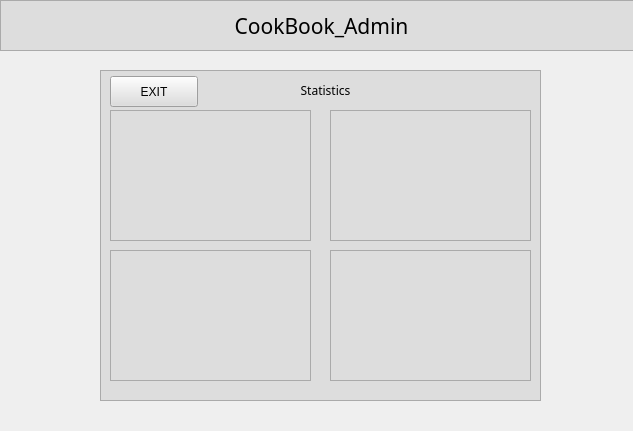
<?xml version="1.0" encoding="UTF-8"?>
<ui version="4.0">
 <class>adminWidget</class>
 <widget class="QFrame" name="adminWidget">
  <property name="geometry">
   <rect>
    <x>0</x>
    <y>0</y>
    <width>633</width>
    <height>431</height>
   </rect>
  </property>
  <property name="windowTitle">
   <string>CookBook | Admin mode</string>
  </property>
  <widget class="QFrame" name="frame">
   <property name="geometry">
    <rect>
     <x>0</x>
     <y>0</y>
     <width>641</width>
     <height>51</height>
    </rect>
   </property>
   <property name="styleSheet">
    <string notr="true">background-color: rgb(221, 221, 221);</string>
   </property>
   <property name="frameShape">
    <enum>QFrame::StyledPanel</enum>
   </property>
   <property name="frameShadow">
    <enum>QFrame::Raised</enum>
   </property>
   <widget class="QLabel" name="h1_adm">
    <property name="geometry">
     <rect>
      <x>16</x>
      <y>10</y>
      <width>611</width>
      <height>31</height>
     </rect>
    </property>
    <property name="font">
     <font>
      <family>Source Code Pro</family>
      <pointsize>16</pointsize>
      <weight>50</weight>
      <bold>false</bold>
     </font>
    </property>
    <property name="text">
     <string>CookBook_Admin</string>
    </property>
    <property name="alignment">
     <set>Qt::AlignCenter</set>
    </property>
   </widget>
  </widget>
  <widget class="QFrame" name="frame_2">
   <property name="geometry">
    <rect>
     <x>100</x>
     <y>70</y>
     <width>441</width>
     <height>331</height>
    </rect>
   </property>
   <property name="styleSheet">
    <string notr="true">background-color: rgb(221, 221, 221);</string>
   </property>
   <property name="frameShape">
    <enum>QFrame::StyledPanel</enum>
   </property>
   <property name="frameShadow">
    <enum>QFrame::Raised</enum>
   </property>
   <widget class="QPushButton" name="pushButton">
    <property name="geometry">
     <rect>
      <x>60</x>
      <y>30</y>
      <width>301</width>
      <height>51</height>
     </rect>
    </property>
    <property name="font">
     <font>
      <family>Source Code Pro</family>
     </font>
    </property>
    <property name="text">
     <string>Edit Tables</string>
    </property>
   </widget>
   <widget class="QPushButton" name="pushButton_2">
    <property name="geometry">
     <rect>
      <x>60</x>
      <y>100</y>
      <width>301</width>
      <height>51</height>
     </rect>
    </property>
    <property name="font">
     <font>
      <family>Source Code Pro</family>
     </font>
    </property>
    <property name="text">
     <string>Command prompt</string>
    </property>
   </widget>
   <widget class="QPushButton" name="pushButton_3">
    <property name="geometry">
     <rect>
      <x>60</x>
      <y>170</y>
      <width>301</width>
      <height>51</height>
     </rect>
    </property>
    <property name="font">
     <font>
      <family>Source Code Pro</family>
     </font>
    </property>
    <property name="text">
     <string>Statistics</string>
    </property>
   </widget>
   <widget class="QPushButton" name="exit_adm_btn">
    <property name="geometry">
     <rect>
      <x>60</x>
      <y>240</y>
      <width>301</width>
      <height>51</height>
     </rect>
    </property>
    <property name="font">
     <font>
      <family>Source Code Pro</family>
     </font>
    </property>
    <property name="text">
     <string>Exit</string>
    </property>
   </widget>
   <widget class="QFrame" name="edit_tables_frame">
    <property name="geometry">
     <rect>
      <x>0</x>
      <y>0</y>
      <width>441</width>
      <height>331</height>
     </rect>
    </property>
    <property name="frameShape">
     <enum>QFrame::StyledPanel</enum>
    </property>
    <property name="frameShadow">
     <enum>QFrame::Raised</enum>
    </property>
    <widget class="QPushButton" name="meal_table_btn">
     <property name="geometry">
      <rect>
       <x>60</x>
       <y>10</y>
       <width>321</width>
       <height>61</height>
      </rect>
     </property>
     <property name="text">
      <string>Edit &quot;meal&quot;</string>
     </property>
    </widget>
    <widget class="QPushButton" name="category_btn">
     <property name="geometry">
      <rect>
       <x>60</x>
       <y>90</y>
       <width>321</width>
       <height>61</height>
      </rect>
     </property>
     <property name="text">
      <string>Edit &quot;category&quot;</string>
     </property>
    </widget>
    <widget class="QPushButton" name="pushButton_6">
     <property name="geometry">
      <rect>
       <x>60</x>
       <y>170</y>
       <width>321</width>
       <height>61</height>
      </rect>
     </property>
     <property name="text">
      <string>Edit &quot;ingredient&quot;</string>
     </property>
    </widget>
    <widget class="QPushButton" name="pushButton_7">
     <property name="geometry">
      <rect>
       <x>60</x>
       <y>250</y>
       <width>321</width>
       <height>61</height>
      </rect>
     </property>
     <property name="text">
      <string>Back</string>
     </property>
    </widget>
    <widget class="QFrame" name="meal_edit_frame">
     <property name="geometry">
      <rect>
       <x>0</x>
       <y>0</y>
       <width>451</width>
       <height>341</height>
      </rect>
     </property>
     <property name="frameShape">
      <enum>QFrame::StyledPanel</enum>
     </property>
     <property name="frameShadow">
      <enum>QFrame::Raised</enum>
     </property>
     <widget class="QTableView" name="meal_table_view">
      <property name="geometry">
       <rect>
        <x>10</x>
        <y>10</y>
        <width>421</width>
        <height>181</height>
       </rect>
      </property>
      <property name="font">
       <font>
        <family>Source Code Pro</family>
       </font>
      </property>
     </widget>
     <widget class="QLineEdit" name="meal_name">
      <property name="geometry">
       <rect>
        <x>10</x>
        <y>200</y>
        <width>141</width>
        <height>27</height>
       </rect>
      </property>
      <property name="font">
       <font>
        <family>Source Code Pro</family>
       </font>
      </property>
      <property name="alignment">
       <set>Qt::AlignCenter</set>
      </property>
      <property name="placeholderText">
       <string>meal_name</string>
      </property>
     </widget>
     <widget class="QLineEdit" name="meal_desc">
      <property name="geometry">
       <rect>
        <x>150</x>
        <y>200</y>
        <width>141</width>
        <height>27</height>
       </rect>
      </property>
      <property name="font">
       <font>
        <family>Source Code Pro</family>
       </font>
      </property>
      <property name="alignment">
       <set>Qt::AlignCenter</set>
      </property>
      <property name="placeholderText">
       <string>meal_desc</string>
      </property>
     </widget>
     <widget class="QLineEdit" name="meal_htc">
      <property name="geometry">
       <rect>
        <x>290</x>
        <y>200</y>
        <width>141</width>
        <height>27</height>
       </rect>
      </property>
      <property name="font">
       <font>
        <family>Source Code Pro</family>
       </font>
      </property>
      <property name="alignment">
       <set>Qt::AlignCenter</set>
      </property>
      <property name="placeholderText">
       <string>meal_htc</string>
      </property>
     </widget>
     <widget class="QPushButton" name="insert_meal">
      <property name="geometry">
       <rect>
        <x>150</x>
        <y>280</y>
        <width>131</width>
        <height>41</height>
       </rect>
      </property>
      <property name="font">
       <font>
        <family>Source Code Pro</family>
       </font>
      </property>
      <property name="text">
       <string>Insert meal</string>
      </property>
     </widget>
     <widget class="QPushButton" name="update_meal">
      <property name="geometry">
       <rect>
        <x>150</x>
        <y>230</y>
        <width>131</width>
        <height>41</height>
       </rect>
      </property>
      <property name="font">
       <font>
        <family>Source Code Pro</family>
       </font>
      </property>
      <property name="text">
       <string>Update meal</string>
      </property>
     </widget>
     <widget class="QPushButton" name="delete_meal">
      <property name="geometry">
       <rect>
        <x>290</x>
        <y>280</y>
        <width>141</width>
        <height>41</height>
       </rect>
      </property>
      <property name="font">
       <font>
        <family>Source Code Pro</family>
       </font>
      </property>
      <property name="text">
       <string>Delete meal</string>
      </property>
     </widget>
     <widget class="QPushButton" name="back_to_select_table">
      <property name="geometry">
       <rect>
        <x>290</x>
        <y>230</y>
        <width>141</width>
        <height>41</height>
       </rect>
      </property>
      <property name="font">
       <font>
        <family>Source Code Pro</family>
       </font>
      </property>
      <property name="text">
       <string>Back</string>
      </property>
     </widget>
     <widget class="QLineEdit" name="meal_id">
      <property name="geometry">
       <rect>
        <x>10</x>
        <y>260</y>
        <width>141</width>
        <height>27</height>
       </rect>
      </property>
      <property name="font">
       <font>
        <family>Source Code Pro</family>
        <weight>75</weight>
        <bold>true</bold>
       </font>
      </property>
      <property name="alignment">
       <set>Qt::AlignCenter</set>
      </property>
      <property name="placeholderText">
       <string>meal_id</string>
      </property>
     </widget>
     <widget class="QFrame" name="meal_edit_frame_2">
      <property name="geometry">
       <rect>
        <x>0</x>
        <y>0</y>
        <width>451</width>
        <height>341</height>
       </rect>
      </property>
      <property name="frameShape">
       <enum>QFrame::StyledPanel</enum>
      </property>
      <property name="frameShadow">
       <enum>QFrame::Raised</enum>
      </property>
      <widget class="QTableView" name="meal_table_view_2">
       <property name="geometry">
        <rect>
         <x>10</x>
         <y>10</y>
         <width>421</width>
         <height>181</height>
        </rect>
       </property>
       <property name="font">
        <font>
         <family>Source Code Pro</family>
        </font>
       </property>
      </widget>
      <widget class="QLineEdit" name="category_name">
       <property name="geometry">
        <rect>
         <x>260</x>
         <y>200</y>
         <width>151</width>
         <height>27</height>
        </rect>
       </property>
       <property name="font">
        <font>
         <family>Source Code Pro</family>
        </font>
       </property>
       <property name="text">
        <string/>
       </property>
       <property name="alignment">
        <set>Qt::AlignCenter</set>
       </property>
       <property name="placeholderText">
        <string>category_name</string>
       </property>
      </widget>
      <widget class="QPushButton" name="insert_category">
       <property name="geometry">
        <rect>
         <x>70</x>
         <y>280</y>
         <width>151</width>
         <height>41</height>
        </rect>
       </property>
       <property name="font">
        <font>
         <family>Source Code Pro</family>
        </font>
       </property>
       <property name="text">
        <string>Insert category</string>
       </property>
      </widget>
      <widget class="QPushButton" name="update_category">
       <property name="geometry">
        <rect>
         <x>70</x>
         <y>230</y>
         <width>151</width>
         <height>41</height>
        </rect>
       </property>
       <property name="font">
        <font>
         <family>Source Code Pro</family>
        </font>
       </property>
       <property name="text">
        <string>Update category</string>
       </property>
      </widget>
      <widget class="QPushButton" name="delete_category">
       <property name="geometry">
        <rect>
         <x>230</x>
         <y>280</y>
         <width>161</width>
         <height>41</height>
        </rect>
       </property>
       <property name="font">
        <font>
         <family>Source Code Pro</family>
        </font>
       </property>
       <property name="text">
        <string>Delete category</string>
       </property>
      </widget>
      <widget class="QPushButton" name="back_to_select_table_2">
       <property name="geometry">
        <rect>
         <x>230</x>
         <y>230</y>
         <width>161</width>
         <height>41</height>
        </rect>
       </property>
       <property name="font">
        <font>
         <family>Source Code Pro</family>
        </font>
       </property>
       <property name="text">
        <string>Back</string>
       </property>
      </widget>
      <widget class="QLineEdit" name="category_id">
       <property name="geometry">
        <rect>
         <x>40</x>
         <y>200</y>
         <width>141</width>
         <height>27</height>
        </rect>
       </property>
       <property name="font">
        <font>
         <family>Source Code Pro</family>
         <weight>75</weight>
         <bold>true</bold>
        </font>
       </property>
       <property name="alignment">
        <set>Qt::AlignCenter</set>
       </property>
       <property name="placeholderText">
        <string>category_id</string>
       </property>
      </widget>
      <widget class="QFrame" name="meal_edit_frame_3">
       <property name="geometry">
        <rect>
         <x>0</x>
         <y>0</y>
         <width>451</width>
         <height>341</height>
        </rect>
       </property>
       <property name="frameShape">
        <enum>QFrame::StyledPanel</enum>
       </property>
       <property name="frameShadow">
        <enum>QFrame::Raised</enum>
       </property>
       <widget class="QTableView" name="meal_table_view_3">
        <property name="geometry">
         <rect>
          <x>10</x>
          <y>10</y>
          <width>421</width>
          <height>181</height>
         </rect>
        </property>
        <property name="font">
         <font>
          <family>Source Code Pro</family>
         </font>
        </property>
       </widget>
       <widget class="QLineEdit" name="ingredient_name">
        <property name="geometry">
         <rect>
          <x>150</x>
          <y>200</y>
          <width>151</width>
          <height>27</height>
         </rect>
        </property>
        <property name="font">
         <font>
          <family>Source Code Pro</family>
         </font>
        </property>
        <property name="text">
         <string/>
        </property>
        <property name="alignment">
         <set>Qt::AlignCenter</set>
        </property>
        <property name="placeholderText">
         <string>ingredient_name</string>
        </property>
       </widget>
       <widget class="QPushButton" name="insert_ingredient">
        <property name="geometry">
         <rect>
          <x>20</x>
          <y>300</y>
          <width>181</width>
          <height>21</height>
         </rect>
        </property>
        <property name="font">
         <font>
          <family>Source Code Pro</family>
         </font>
        </property>
        <property name="text">
         <string>Insert ingredient</string>
        </property>
       </widget>
       <widget class="QPushButton" name="update_ingredient">
        <property name="geometry">
         <rect>
          <x>20</x>
          <y>270</y>
          <width>181</width>
          <height>21</height>
         </rect>
        </property>
        <property name="font">
         <font>
          <family>Source Code Pro</family>
         </font>
        </property>
        <property name="text">
         <string>Update ingredient</string>
        </property>
       </widget>
       <widget class="QPushButton" name="delete_ingredient">
        <property name="geometry">
         <rect>
          <x>230</x>
          <y>300</y>
          <width>191</width>
          <height>21</height>
         </rect>
        </property>
        <property name="font">
         <font>
          <family>Source Code Pro</family>
         </font>
        </property>
        <property name="text">
         <string>Delete ingredient</string>
        </property>
       </widget>
       <widget class="QPushButton" name="back_to_select_table_3">
        <property name="geometry">
         <rect>
          <x>230</x>
          <y>270</y>
          <width>191</width>
          <height>20</height>
         </rect>
        </property>
        <property name="font">
         <font>
          <family>Source Code Pro</family>
         </font>
        </property>
        <property name="text">
         <string>Back</string>
        </property>
       </widget>
       <widget class="QLineEdit" name="ingredient_id">
        <property name="geometry">
         <rect>
          <x>10</x>
          <y>200</y>
          <width>141</width>
          <height>27</height>
         </rect>
        </property>
        <property name="font">
         <font>
          <family>Source Code Pro</family>
          <weight>75</weight>
          <bold>true</bold>
         </font>
        </property>
        <property name="alignment">
         <set>Qt::AlignCenter</set>
        </property>
        <property name="placeholderText">
         <string>ingredient_id</string>
        </property>
       </widget>
       <widget class="QLineEdit" name="ingredient_cost_unit">
        <property name="geometry">
         <rect>
          <x>300</x>
          <y>200</y>
          <width>131</width>
          <height>27</height>
         </rect>
        </property>
        <property name="font">
         <font>
          <family>Source Code Pro</family>
         </font>
        </property>
        <property name="text">
         <string/>
        </property>
        <property name="alignment">
         <set>Qt::AlignCenter</set>
        </property>
        <property name="placeholderText">
         <string>ingredient_cu</string>
        </property>
       </widget>
       <widget class="QLineEdit" name="ingredient_nutval">
        <property name="geometry">
         <rect>
          <x>70</x>
          <y>230</y>
          <width>151</width>
          <height>27</height>
         </rect>
        </property>
        <property name="font">
         <font>
          <family>Source Code Pro</family>
         </font>
        </property>
        <property name="text">
         <string/>
        </property>
        <property name="alignment">
         <set>Qt::AlignCenter</set>
        </property>
        <property name="placeholderText">
         <string>ingredient_nutv</string>
        </property>
       </widget>
       <widget class="QLineEdit" name="cat_ingred">
        <property name="geometry">
         <rect>
          <x>220</x>
          <y>230</y>
          <width>151</width>
          <height>27</height>
         </rect>
        </property>
        <property name="font">
         <font>
          <family>Source Code Pro</family>
         </font>
        </property>
        <property name="text">
         <string/>
        </property>
        <property name="alignment">
         <set>Qt::AlignCenter</set>
        </property>
        <property name="placeholderText">
         <string>cat_ingredient</string>
        </property>
       </widget>
       <widget class="QFrame" name="frame_3">
        <property name="geometry">
         <rect>
          <x>0</x>
          <y>0</y>
          <width>441</width>
          <height>331</height>
         </rect>
        </property>
        <property name="frameShape">
         <enum>QFrame::StyledPanel</enum>
        </property>
        <property name="frameShadow">
         <enum>QFrame::Raised</enum>
        </property>
        <widget class="QLabel" name="cp_label">
         <property name="geometry">
          <rect>
           <x>120</x>
           <y>10</y>
           <width>201</width>
           <height>31</height>
          </rect>
         </property>
         <property name="font">
          <font>
           <family>Source Code Pro</family>
           <pointsize>14</pointsize>
          </font>
         </property>
         <property name="text">
          <string>Command prompt</string>
         </property>
         <property name="alignment">
          <set>Qt::AlignCenter</set>
         </property>
        </widget>
        <widget class="QLineEdit" name="cp_le">
         <property name="geometry">
          <rect>
           <x>50</x>
           <y>60</y>
           <width>351</width>
           <height>41</height>
          </rect>
         </property>
         <property name="font">
          <font>
           <family>Source Code Pro</family>
           <pointsize>9</pointsize>
          </font>
         </property>
         <property name="text">
          <string/>
         </property>
        </widget>
        <widget class="QTableView" name="tv_for_cp">
         <property name="geometry">
          <rect>
           <x>50</x>
           <y>130</y>
           <width>351</width>
           <height>181</height>
          </rect>
         </property>
         <property name="font">
          <font>
           <pointsize>9</pointsize>
          </font>
         </property>
        </widget>
        <widget class="QPushButton" name="execute_btn">
         <property name="geometry">
          <rect>
           <x>50</x>
           <y>100</y>
           <width>171</width>
           <height>31</height>
          </rect>
         </property>
         <property name="text">
          <string>Execute</string>
         </property>
        </widget>
        <widget class="QPushButton" name="back_to_menu">
         <property name="geometry">
          <rect>
           <x>230</x>
           <y>100</y>
           <width>171</width>
           <height>31</height>
          </rect>
         </property>
         <property name="text">
          <string>Back</string>
         </property>
        </widget>
        <widget class="QFrame" name="stat_frame">
         <property name="geometry">
          <rect>
           <x>0</x>
           <y>0</y>
           <width>441</width>
           <height>331</height>
          </rect>
         </property>
         <property name="frameShape">
          <enum>QFrame::StyledPanel</enum>
         </property>
         <property name="frameShadow">
          <enum>QFrame::Raised</enum>
         </property>
         <widget class="QLabel" name="stat_label">
          <property name="geometry">
           <rect>
            <x>70</x>
            <y>10</y>
            <width>311</width>
            <height>20</height>
           </rect>
          </property>
          <property name="font">
           <font>
            <family>Source Code Pro</family>
           </font>
          </property>
          <property name="text">
           <string>Statistics</string>
          </property>
          <property name="alignment">
           <set>Qt::AlignCenter</set>
          </property>
         </widget>
         <widget class="QTableView" name="tv_for_mtv_1">
          <property name="geometry">
           <rect>
            <x>10</x>
            <y>40</y>
            <width>201</width>
            <height>131</height>
           </rect>
          </property>
         </widget>
         <widget class="QTableView" name="tv_for_mtv_2">
          <property name="geometry">
           <rect>
            <x>230</x>
            <y>40</y>
            <width>201</width>
            <height>131</height>
           </rect>
          </property>
         </widget>
         <widget class="QTableView" name="tv_for_mtv_3">
          <property name="geometry">
           <rect>
            <x>10</x>
            <y>180</y>
            <width>201</width>
            <height>131</height>
           </rect>
          </property>
         </widget>
         <widget class="QTableView" name="tv_for_mtv_4">
          <property name="geometry">
           <rect>
            <x>230</x>
            <y>180</y>
            <width>201</width>
            <height>131</height>
           </rect>
          </property>
         </widget>
         <widget class="QPushButton" name="exit_stat_button">
          <property name="geometry">
           <rect>
            <x>10</x>
            <y>6</y>
            <width>88</width>
            <height>31</height>
           </rect>
          </property>
          <property name="text">
           <string>EXIT</string>
          </property>
         </widget>
        </widget>
       </widget>
       <zorder>back_to_select_table_3</zorder>
       <zorder>meal_table_view_3</zorder>
       <zorder>ingredient_name</zorder>
       <zorder>insert_ingredient</zorder>
       <zorder>update_ingredient</zorder>
       <zorder>delete_ingredient</zorder>
       <zorder>ingredient_id</zorder>
       <zorder>ingredient_cost_unit</zorder>
       <zorder>ingredient_nutval</zorder>
       <zorder>cat_ingred</zorder>
       <zorder>frame_3</zorder>
      </widget>
     </widget>
    </widget>
   </widget>
  </widget>
 </widget>
 <resources/>
 <connections/>
</ui>
